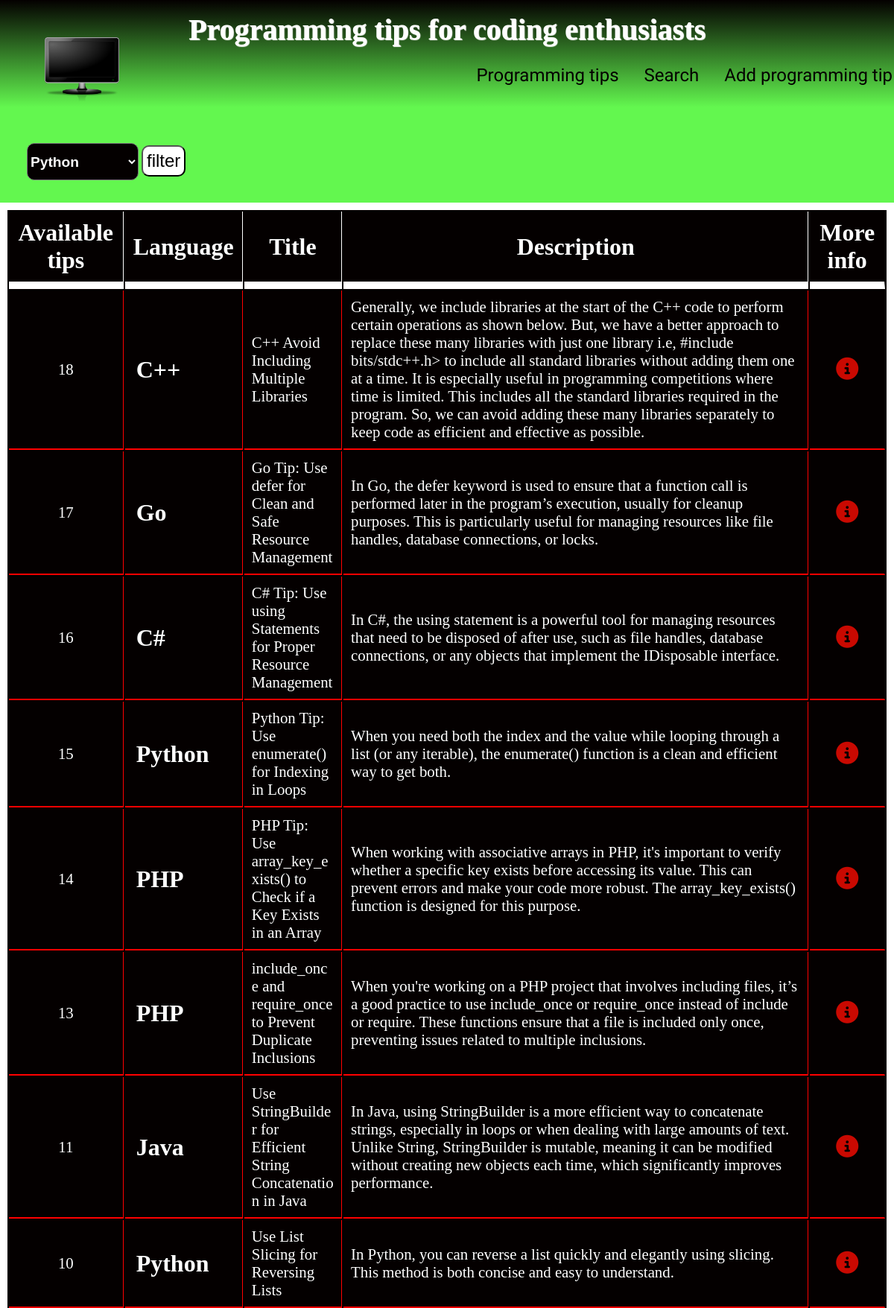
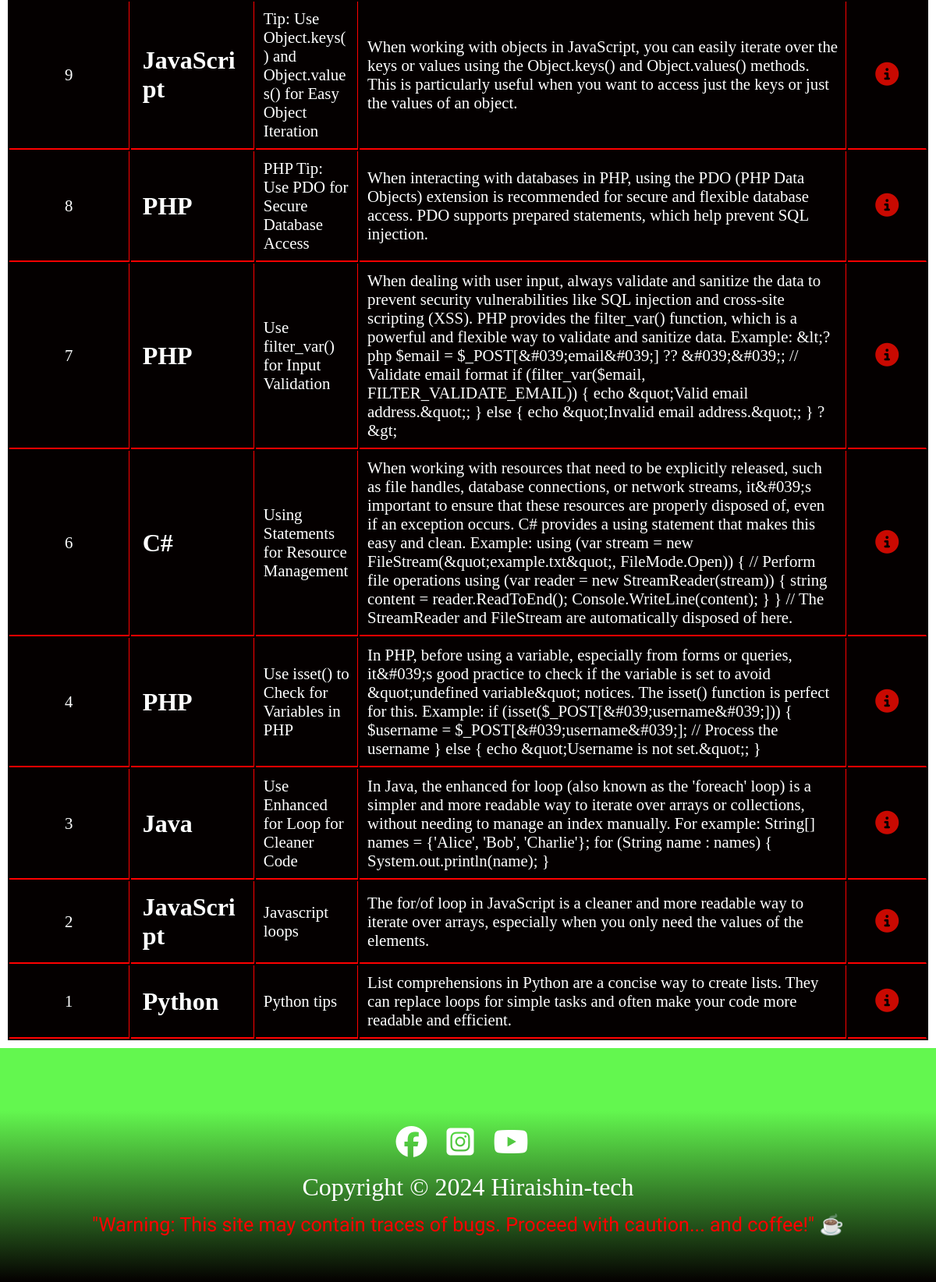
The page / on the database its author committed (2 pictures, top to bottom).
### tables this page shows
CREATE TABLE `tips` (
  `id` int(10) UNSIGNED NOT NULL,
  `title` varchar(255) DEFAULT NULL,
  `description` text DEFAULT NULL,
  `code_example` text DEFAULT NULL,
  `language` varchar(150) DEFAULT NULL
);

### assets/list-of-programming-languages.php (called while the page is built)
<?php
$programmingLanguages = [
    "Python",
    "JavaScript",
    "Java",
    "PHP",
    "C#",
    "C++",
    "Go",
];

### index.php (the view, shortened to what this page needs)
<?php
require "./assets/db-connect.php";
require "assets/list-of-programming-languages.php";
$filterLanguage = null;
$query = $db->prepare("SELECT * FROM tips ORDER BY id DESC");
$result = $query->execute();
$result = $query->fetchAll();
?>
<!DOCTYPE html>
<html lang="cs">
<head>
    <link rel="stylesheet" href="css/header.css">
    <link rel="stylesheet" href="css/index.css">
    <link rel="stylesheet" href="css/footer.css">
    <link rel="stylesheet" href="css/queries.css">
</head>
<body>
<header>
<?php $heading = "Programming tips for coding enthusiasts" ?>
<?php require "assets/header.php" ?>
</header>
<main>
    <form action="" method="POST">
        <select name="language" id="">
            <?php foreach ($programmingLanguages as $language): ?>
            <option <?php if ($language === $filterLanguage) echo "selected" ?> ><?= $language ?></option>
            <?php endforeach ?>
        </select>
        <button name="filter">filter</button>
    </form>
    <div class="programming-info">
        <table>
        <tr>
            <th>Available tips</th>
            <th>Language</th>
            <th>Title</th>
            <th>Description</th>
            <th class="heading-more-info">More info</th>
        </tr>
        <?php foreach($result as $info): ?>
        <tr>
            <td class="number-post"><?= $info["id"] ?></td>
            <td class="language"><?= htmlspecialchars($info["language"]) ?></td>
            <td><?= htmlspecialchars($info["title"]) ?></td>
            <td><?= htmlspecialchars($info["description"]) ?></td>
            <td class="more-info"><a href="individual-tip.php?title=<?= urlencode($info["title"]) ?>"><i class="fa-solid fa-circle-info"></i></a></td>
        </tr>
        <?php endforeach ?>
        </table>
    </div>
</main>
<footer>
<?php require "assets/footer.php" ?>
</footer>
</body>
</html>

### assets/header.php (shortened to what this page needs)
<div id="logo">
<a href="index.php"><img src="img/logo.png" alt=""></a>
</div>
<div class="heading-info">
    <h1><?= $heading ?></h1>
</div>
<div class="nav-icon">
<nav>
    <ul>
        <li><a href="index.php">Programming tips</a></li>
        <li><a href="search.php">Search</a></li>
        <li><a href="add-tip.php">Add programming tip</a></li>
    </ul>
</nav>
</div>

### assets/footer.php
<div class="social-networks">
<a href="https://www.facebook.com/" target="_blank"><i class="fa-brands fa-facebook"></i></a>
<a href="https://www.instagram.com" target="_blank"><i class="fa-brands fa-square-instagram"></i></a>
<a href="https://www.youtube.com" target="_blank"><i class="fa-brands fa-youtube"></i></a>
</div>
<div class="footer-copy-strike">
<p class="copy-strike">Copyright &copy; 2024 Hiraishin-tech</p>
</div>
<div class="footer-fun-note">
<p class="fun-note">"Warning: This site may contain traces of bugs. Proceed with caution... and coffee!" ☕</p>
</div>

### css/header.css (style rules this page uses)
* { margin: 0; padding: 0; box-sizing: border-box; }
html, body { overflow-x: hidden; }
header { margin-bottom: 6vh; background: linear-gradient(#040000, #63f74f); height: 18vh; }
.heading-info h1 { text-align: center; color: #fff; text-shadow: 1px 1px 1px; padding-top: 2vh; font-size: 2.5rem; }
nav { display: flex; justify-content: flex-end; padding-top: 3vh; }
nav ul { display: flex; justify-content: flex-end; align-items: flex-end; column-gap: 30px; font-family: "Bungee Tint"; }
nav ul li { list-style: none; font-size: 1.5rem; }
nav ul li a { text-decoration: none; color: #040000; border: 2px solid transparent; transition: 0.5s; }
div#logo img { width: 100px; position: absolute; top: 50px; left: 5%; }

### css/index.css (style rules this page uses)
body { background-color: #63f74f; }
main { margin-bottom: 10vh; }
table { max-width: 1200px; color: #fff; background-color: #040000; font-size: 1.3rem; border: 10px solid#fff; margin: 0 auto; }
table th { padding: 10px; font-size: 2rem; border-right: 1px solid white; }
table td { padding: 10px; word-break: break-word; }
table th.heading-more-info { border-right: 1px solid transparent; }
table th { border-bottom: 10px solid white; }
table td { border-bottom: 2px solid red; border-right: 1px solid red; }
td.number-post { text-align: center; }
td.more-info { text-align: center; border-right: 1px solid transparent; }
td.more-info a { color: #c90901; font-size: 30px; }
td.language { font-weight: bold; font-size: 2rem; padding: 15px; }
form { position: relative; top: 10%; left: 3%; margin-bottom: 30px; }
form select { min-width: 150px; font-size: 1.2rem; height: 50px; border-radius: 10px; background-color: #040000; color: white; font-weight: bold; cursor: pointer; }
form button { max-width: 130px; font-size: 1.5rem; padding: 5px; border-radius: 10px; cursor: pointer; transition: 0.2s; background-color: #fff; }

### css/footer.css (style rules this page uses)
footer { height: 220px; background: linear-gradient( #63f74f,#040000); font-size: 2rem; text-align: center; display: flex; flex-direction: column; row-gap: 15px; }
footer .social-networks { font-size: 2.5rem; padding-top: 18px; }
footer .social-networks i { margin-right: 15px; }
footer .social-networks a { text-decoration: none; color: white; }
.footer-copy-strike .copy-strike { color: #fff; }
.footer-fun-note .fun-note { font-family: "Bungee Tint", sans-serif; color: red; font-size: 32px; }

### css/queries.css (style rules this page uses)
@media (max-width: 1600px) { .footer-fun-note .fun-note { font-size: 2.1vw; } }

### rows shown on the page
tips: id "18", language "C++", title "C++ Avoid Including Multiple Libraries", description "Generally, we include libraries at the start of the C++ code to perform certain operations as shown below. But, we have a better approach to replace these many libraries with just one library i.e, #include bits/stdc++.h> to include all standard libraries without adding them one at a time. It is especially useful in programming competitions where time is limited. This includes all the standard libraries required in the program. So, we can avoid adding these many libraries separately to keep code as efficient and effective as possible."
tips: id "17", language "Go", title "Go Tip: Use defer for Clean and Safe Resource Management", description "In Go, the defer keyword is used to ensure that a function call is performed later in the program’s execution, usually for cleanup purposes. This is particularly useful for managing resources like file handles, database connections, or locks."
tips: id "16", language "C#", title "C# Tip: Use using Statements for Proper Resource Management", description "In C#, the using statement is a powerful tool for managing resources that need to be disposed of after use, such as file handles, database connections, or any objects that implement the IDisposable interface."
tips: id "15", language "Python", title "Python Tip: Use enumerate() for Indexing in Loops", description "When you need both the index and the value while looping through a list (or any iterable), the enumerate() function is a clean and efficient way to get both."
tips: id "14", language "PHP", title "PHP Tip: Use array_key_exists() to Check if a Key Exists in an Array", description "When working with associative arrays in PHP, it's important to verify whether a specific key exists before accessing its value. This can prevent errors and make your code more robust. The array_key_exists() function is designed for this purpose."
tips: id "13", language "PHP", title "include_once and require_once to Prevent Duplicate Inclusions", description "When you're working on a PHP project that involves including files, it’s a good practice to use include_once or require_once instead of include or require. These functions ensure that a file is included only once, preventing issues related to multiple inclusions."
tips: id "11", language "Java", title "Use StringBuilder for Efficient String Concatenation in Java", description "In Java, using StringBuilder is a more efficient way to concatenate strings, especially in loops or when dealing with large amounts of text. Unlike String, StringBuilder is mutable, meaning it can be modified without creating new objects each time, which significantly improves performance."
tips: id "10", language "Python", title "Use List Slicing for Reversing Lists", description "In Python, you can reverse a list quickly and elegantly using slicing. This method is both concise and easy to understand."
tips: id "9", language "JavaScript", title "Tip: Use Object.keys() and Object.values() for Easy Object Iteration", description "When working with objects in JavaScript, you can easily iterate over the keys or values using the Object.keys() and Object.values() methods. This is particularly useful when you want to access just the keys or just the values of an object."
tips: id "8", language "PHP", title "PHP Tip: Use PDO for Secure Database Access", description "When interacting with databases in PHP, using the PDO (PHP Data Objects) extension is recommended for secure and flexible database access. PDO supports prepared statements, which help prevent SQL injection."
tips: id "7", language "PHP", title "Use filter_var() for Input Validation", description "When dealing with user input, always validate and sanitize the data to prevent security vulnerabilities like SQL injection and cross-site scripting (XSS). PHP provides the filter_var() function, which is a powerful and flexible way to validate and sanitize data. Example: &lt;?php $email = $_POST[&#039;email&#039;] ?? &#039;&#039;; // Validate email format if (filter_var($email, FILTER_VALIDATE_EMAIL)) { echo &quot;Valid email address.&quot;; } else { echo &quot;Invalid email address.&quot;; } ?&gt;"
tips: id "6", language "C#", title "Using Statements for Resource Management", description "When working with resources that need to be explicitly released, such as file handles, database connections, or network streams, it&#039;s important to ensure that these resources are properly disposed of, even if an exception occurs. C# provides a using statement that makes this easy and clean. Example: using (var stream = new FileStream(&quot;example.txt&quot;, FileMode.Open)) { // Perform file operations using (var reader = new StreamReader(stream)) { string content = reader.ReadToEnd(); Console.WriteLine(content); } } // The StreamReader and FileStream are automatically disposed of here."
tips: id "4", language "PHP", title "Use isset() to Check for Variables in PHP", description "In PHP, before using a variable, especially from forms or queries, it&#039;s good practice to check if the variable is set to avoid &quot;undefined variable&quot; notices. The isset() function is perfect for this. Example: if (isset($_POST[&#039;username&#039;])) { $username = $_POST[&#039;username&#039;]; // Process the username } else { echo &quot;Username is not set.&quot;; }"
tips: id "3", language "Java", title "Use Enhanced for Loop for Cleaner Code", description "In Java, the enhanced for loop (also known as the 'foreach' loop) is a simpler and more readable way to iterate over arrays or collections, without needing to manage an index manually. For example: String[] names = {'Alice', 'Bob', 'Charlie'}; for (String name : names) { System.out.println(name); }"
tips: id "2", language "JavaScript", title "Javascript loops", description "The for/of loop in JavaScript is a cleaner and more readable way to iterate over arrays, especially when you only need the values of the elements."
tips: id "1", language "Python", title "Python tips", description "List comprehensions in Python are a concise way to create lists. They can replace loops for simple tasks and often make your code more readable and efficient."

### other values the page prints
$heading "Programming tips for coding enthusiasts"
form field language "Python"
